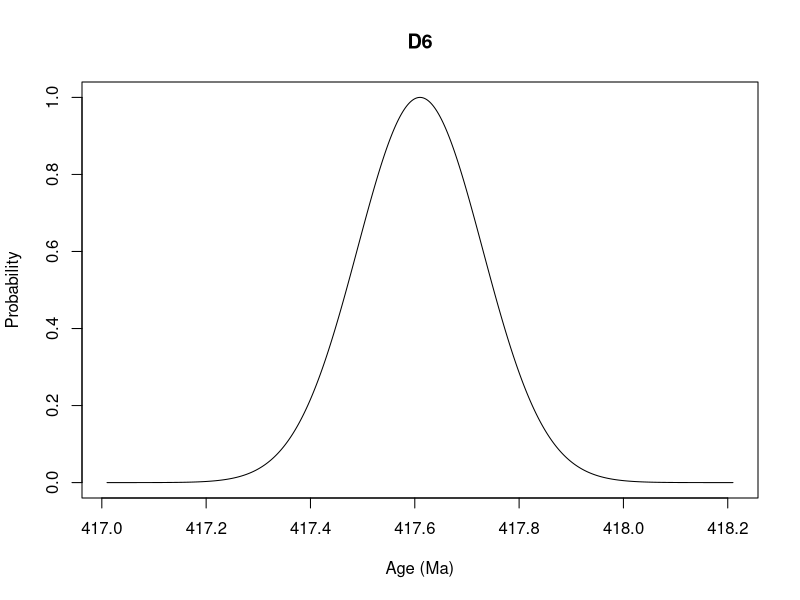
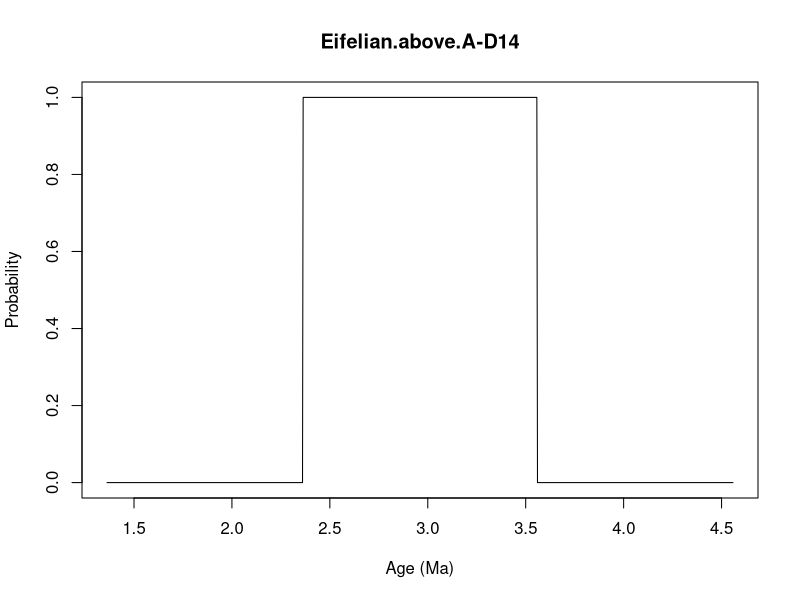
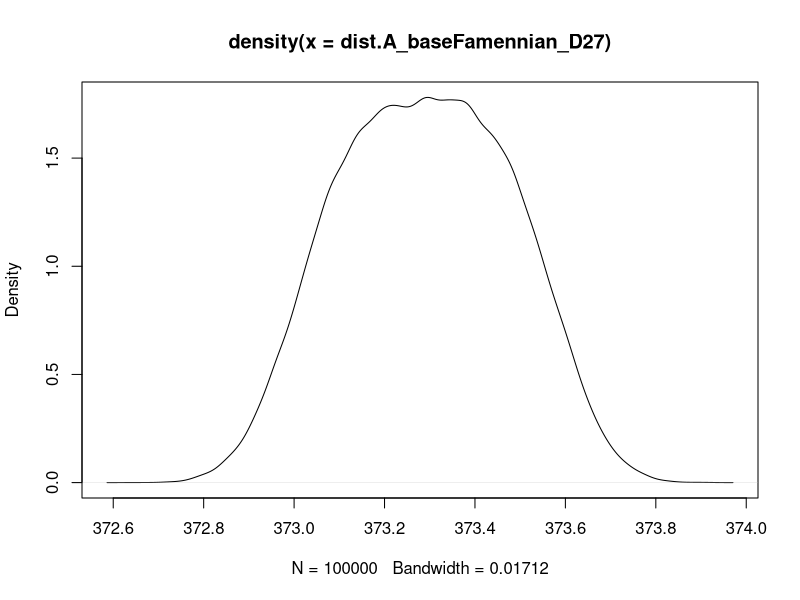
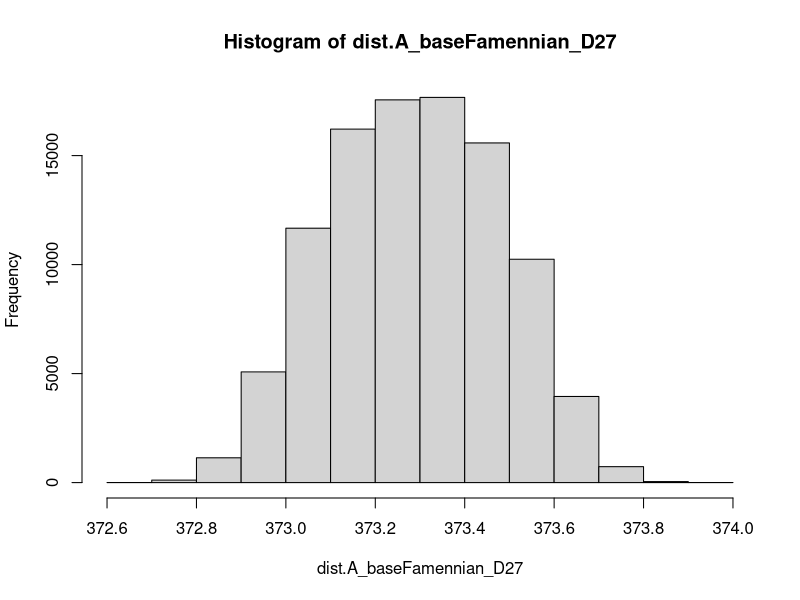
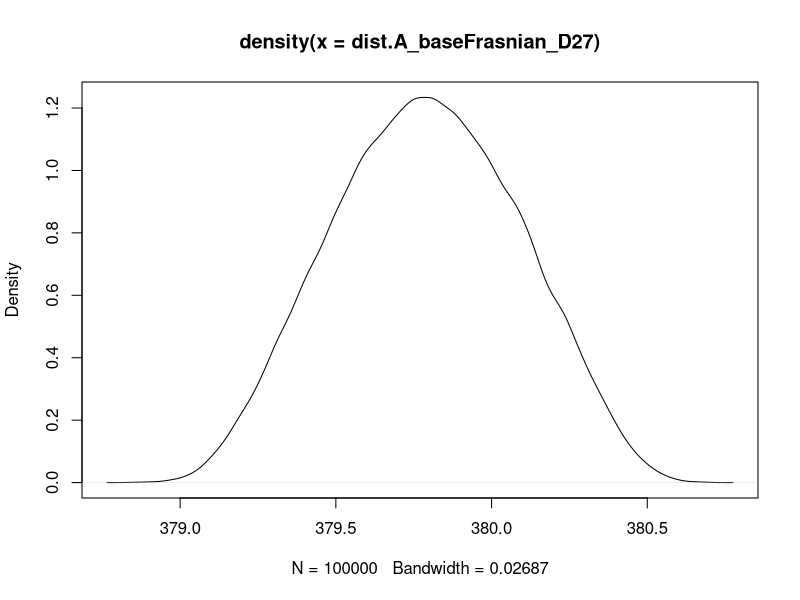
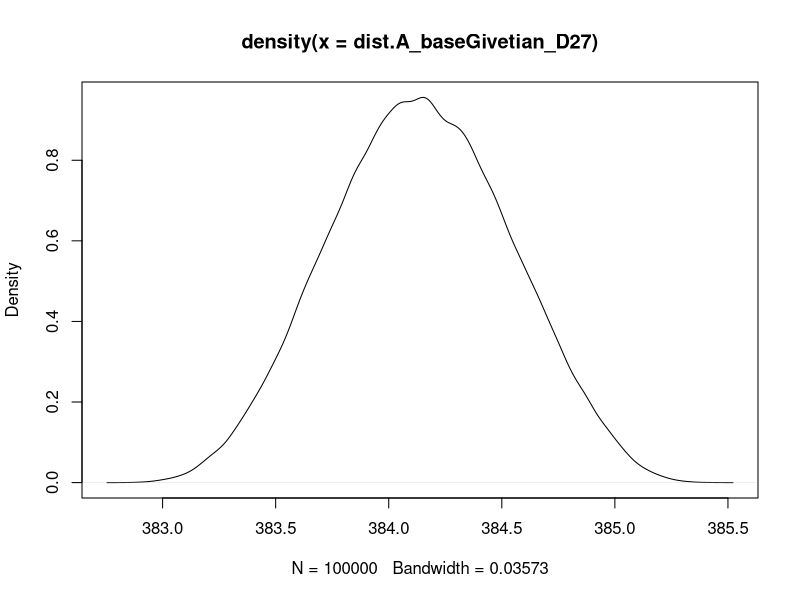
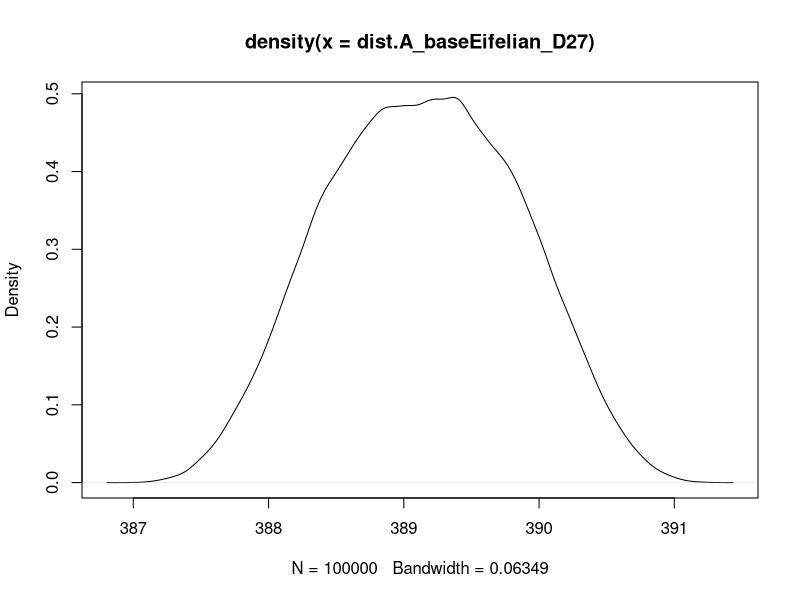
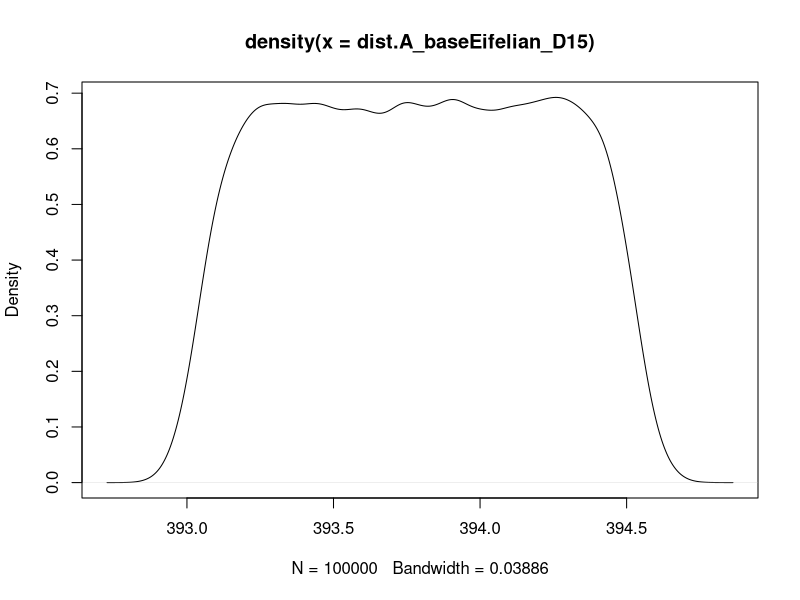

Write the R code that produced these figures, in order.
# This script calculates ages and propagates uncertainty for floating 
# astrochronology Stage durations.

# Updated 2020.08.14 CH

## SETUP -----------------------------------------------------------------------

# Clear all from workspace/environment.
# rm(list = ls())  # Uncomment if needed

# Import data frames.
  # Import data frame of ages and uncertainties of anchor points.
  DF.ast.anchors <- read.csv("DF.ast.anchors.csv", 
                             header = TRUE)
  # Import data frame of durations and uncertainties of Stages and parts of 
  # Stages.
  DF.ast.dur <- read.csv("DF.ast.dur.csv", 
                         header = TRUE)
  # Import data frame to hold results of the astrochronology propagation done in
  # this script.
  DF.ast <- read.csv("DF.ast.csv", 
                     header = TRUE)

# Indicate which of the conodont scales (Kaufmann, Becker 2012, Becker 2020) to
# use for this iteration of running the script below.
  # KAUFMANN SCALE
    scale <- "Kaufmann"
    # Set where to store extrapolation results in DF.ast.
    age.col <- 2
    age.uncert.col <- 3
  # BECKER 2012 SCALE
    # scale <- "Becker 2012"
    # # Set where to store extrapolation results in DF.ast.
    # age.col <- 4
    # age.uncert.col <- 5
  # BECKER 2020 SCALE
    # scale <- "Becker 2020"
    # # Set where to store extrapolation results in DF.ast.
    # age.col <- 6
    # age.uncert.col <- 7
  
  
## PLOTTING TEMPLATES ----------------------------------------------------------

# Plot anchoring age distribution (Gaussian).
  # Set the anchoring age to plot.
  anchor <- "D6"
  # Create a sequence of x values.
  x.G <- seq(DF.ast.anchors[which(DF.ast.anchors$anchor == anchor), 
                            colnames(DF.ast.anchors) == "age"] -
               (5 * DF.ast.anchors[which(DF.ast.anchors$anchor == anchor), 
                                colnames(DF.ast.anchors) == "age.uncertainty"]),
             DF.ast.anchors[which(DF.ast.anchors$anchor == anchor), 
                            colnames(DF.ast.anchors) == "age"] +
               (5 * DF.ast.anchors[which(DF.ast.anchors$anchor == anchor), 
                                colnames(DF.ast.anchors) == "age.uncertainty"]),
             length = 1000)
  # Calculate y values based on age and uncertainty.
  y.G <- dnorm(x.G, 
               DF.ast.anchors[which(DF.ast.anchors$anchor == anchor), 
                              colnames(DF.ast.anchors) == "age"],
               DF.ast.anchors[which(DF.ast.anchors$anchor == anchor), 
                              colnames(DF.ast.anchors) == "age.uncertainty"])
  # Make plot of age distribution.
  plot(x.G, y.G / max(y.G), 
       type = "l", main = anchor, xlab = "Age (Ma)", ylab = "Probability")
  
# Plot an astrochronology duration distribution (uniform).
  # Set the Stage duration to plot.
  stage <- "Eifelian.above.A-D14"
  # Create a squence of x values.
  x.U <- seq((DF.ast.dur[which(DF.ast.dur$stage == stage), 
                         colnames(DF.ast.dur) == "duration"] - 
                DF.ast.dur[which(DF.ast.dur$stage == stage), 
                           colnames(DF.ast.dur) == "dur.uncertainty"] - 1), 
             (DF.ast.dur[which(DF.ast.dur$stage == stage), 
                         colnames(DF.ast.dur) == "duration"] + 
                DF.ast.dur[which(DF.ast.dur$stage == stage), 
                           colnames(DF.ast.dur) == "dur.uncertainty"] + 1), 
             length = 1000)
  y.U <- dunif(x.U, 
               DF.ast.dur[which(DF.ast.dur$stage == stage), 
                          colnames(DF.ast.dur) == "duration"] - 
                 DF.ast.dur[which(DF.ast.dur$stage == stage), 
                            colnames(DF.ast.dur) == "dur.uncertainty"], 
               DF.ast.dur[which(DF.ast.dur$stage == stage), 
                          colnames(DF.ast.dur) == "duration"] + 
                 DF.ast.dur[which(DF.ast.dur$stage == stage), 
                            colnames(DF.ast.dur) == "dur.uncertainty"])
  # Make plot of age distribution.
  plot(x.U, y.U / max(y.U), 
       type = "l", main = stage, xlab = "Age (Ma)", ylab = "Probability")
  

## ANCHOR: D27 -----------------------------------------------------------------
# NOTE: The ages for the Stage boundaries based on anchors D27, D15, and D14 are 
# the same for the three scales (Kaufmann, Becker 2012, Becker 2020).
  
# Using D27 as an anchor, determine the age and uncertainty of the next Stage
# boundary down in depth. Sample a Gaussian distribution for the anchoring age
# and a uniform distribution for the astrochronology duration n times to get a
# new distribution representing the age of the Stage boundary of interest. 
# Use the mean and two standard deviation value to represent the age of that
# distribution (assumes a Gaussian distribution).
  
# Set the number of times to randomly sample each distribution.
  n <- 100000  
  
# Set the anchor point and Stage.
  anchor <- "D27"
  stage <- "Famennian"
  
# Create a new distribution for the base of the Famennian.
  # Sample the distribution for D27. Divide age.uncertainty by 2 to get 1 sigma.
  dist.A_baseFamennian_D27 <- rnorm(n, 
    DF.ast.anchors[which(DF.ast.anchors$anchor == anchor), 
                   colnames(DF.ast.anchors) == "age"], 
    DF.ast.anchors[which(DF.ast.anchors$anchor == anchor), 
                   colnames(DF.ast.anchors) == "age.uncertainty"] / 2) + 
    # Sample the distribution of the Famennian duration.
    runif(n, 
          DF.ast.dur[which(DF.ast.dur$stage == stage), 
                     colnames(DF.ast.dur) == "duration"] - 
            DF.ast.dur[which(DF.ast.dur$stage == stage), 
                       colnames(DF.ast.dur) == "dur.uncertainty"], 
          DF.ast.dur[which(DF.ast.dur$stage == stage), 
                     colnames(DF.ast.dur) == "duration"] +
            DF.ast.dur[which(DF.ast.dur$stage == stage), 
                       colnames(DF.ast.dur) == "dur.uncertainty"]) 
# Make a density plot of the new distribution.
  plot(density(dist.A_baseFamennian_D27))
# Make a histogram of the new distribution.
  hist(dist.A_baseFamennian_D27)
# Save results.
  # Calculate the mean of the new distribution to use as the new age for 
  # the base of the Famennian.
  DF.ast[which(DF.ast$ID == "A-baseFamennian-D27"), c(2, 4, 6)] <- 
    mean(dist.A_baseFamennian_D27)
  # Calculate the standard deviation of the new distribution and multiply it by
  # 2 to use as the 2-sigma uncertainty for this distribution.
  DF.ast[which(DF.ast$ID == "A-baseFamennian-D27"), c(3, 5, 7)] <- 
    sd(dist.A_baseFamennian_D27) * 2
  
# Create a new distribution for the base of the Frasnian.
  stage <- "Frasnian"
  # Sample dist.A_baseFamennian_D27 and the duration of the Frasnian.
  dist.A_baseFrasnian_D27 <- sample(dist.A_baseFamennian_D27,
                                    size = n,
                                    replace = TRUE,
                                    prob = dist.A_baseFamennian_D27) +
    runif(n, 
          DF.ast.dur[which(DF.ast.dur$stage == stage), 
                     colnames(DF.ast.dur) == "duration"] - 
            DF.ast.dur[which(DF.ast.dur$stage == stage), 
                       colnames(DF.ast.dur) == "dur.uncertainty"], 
          DF.ast.dur[which(DF.ast.dur$stage == stage), 
                     colnames(DF.ast.dur) == "duration"] +
            DF.ast.dur[which(DF.ast.dur$stage == stage), 
                       colnames(DF.ast.dur) == "dur.uncertainty"]) 
  # Plot results.
  plot(density(dist.A_baseFrasnian_D27))
  # Save results.
  DF.ast[which(DF.ast$ID == "A-baseFrasnian-D27"), c(2, 4, 6)] <- 
    mean(dist.A_baseFrasnian_D27)  # mean
  DF.ast[which(DF.ast$ID == "A-baseFrasnian-D27"), c(3, 5, 7)] <- 
    sd(dist.A_baseFrasnian_D27) * 2  # 2 sigma
  
# Create a new distribution for the base of the Givetian.
  stage <- "Givetian"
  # Sample dist.A_baseFrasnian_D27 and the duration of the Givetian.
  dist.A_baseGivetian_D27 <- sample(dist.A_baseFrasnian_D27,
                                    size = n,
                                    replace = TRUE,
                                    prob = dist.A_baseFrasnian_D27) +
    runif(n, 
          DF.ast.dur[which(DF.ast.dur$stage == stage), 
                     colnames(DF.ast.dur) == "duration"] - 
            DF.ast.dur[which(DF.ast.dur$stage == stage), 
                       colnames(DF.ast.dur) == "dur.uncertainty"], 
          DF.ast.dur[which(DF.ast.dur$stage == stage), 
                     colnames(DF.ast.dur) == "duration"] +
            DF.ast.dur[which(DF.ast.dur$stage == stage), 
                       colnames(DF.ast.dur) == "dur.uncertainty"]) 
  # Plot results.
  plot(density(dist.A_baseGivetian_D27))
  # Save results.
  DF.ast[which(DF.ast$ID == "A-baseGivetian-D27"), c(2, 4, 6)] <- 
    mean(dist.A_baseGivetian_D27)  # mean
  DF.ast[which(DF.ast$ID == "A-baseGivetian-D27"), c(3, 5, 7)] <- 
    sd(dist.A_baseGivetian_D27) * 2  # 2 sigma
  
# Create a new distribution for the base of the Eifelian.
  stage <- "Eifelian"
  # Sample dist.A_baseGivetian_D27 and the duration of the Eifelian.
  dist.A_baseEifelian_D27 <- sample(dist.A_baseGivetian_D27,
                                    size = n,
                                    replace = TRUE,
                                    prob = dist.A_baseGivetian_D27) +
    runif(n, 
          DF.ast.dur[which(DF.ast.dur$stage == stage), 
                     colnames(DF.ast.dur) == "duration"] - 
            DF.ast.dur[which(DF.ast.dur$stage == stage), 
                       colnames(DF.ast.dur) == "dur.uncertainty"], 
          DF.ast.dur[which(DF.ast.dur$stage == stage), 
                     colnames(DF.ast.dur) == "duration"] +
            DF.ast.dur[which(DF.ast.dur$stage == stage), 
                       colnames(DF.ast.dur) == "dur.uncertainty"]) 
  # Plot results.
  plot(density(dist.A_baseEifelian_D27))
  # Save results.
  DF.ast[which(DF.ast$ID == "A-baseEifelian-D27"), c(2, 4, 6)] <- 
    mean(dist.A_baseEifelian_D27)  # mean
  DF.ast[which(DF.ast$ID == "A-baseEifelian-D27"), c(3, 5, 7)] <- 
    sd(dist.A_baseEifelian_D27) * 2  # 2 sigma
  
  
## ANCHOR: D15 -----------------------------------------------------------------
# NOTE: The ages for the Stage boundaries based on anchors D27, D15, and D14 are 
# the same for the three scales (Kaufmann, Becker 2012, Becker 2020).
  
# Using D15 as an anchor, determine the age and uncertainty of the Stage 
# boundaries.

# Set the anchor point.
  anchor <- "D15"
  
# Set the age and uncertainty of A-D15 to be the same as D15.
  DF.ast[which(DF.ast$ID == "A-D15"), c(2, 4, 6)] <- 
    DF.ast.anchors[which(DF.ast.anchors$anchor == "D15"), 2]
  DF.ast[which(DF.ast$ID == "A-D15"), c(3, 5, 7)] <- 
    DF.ast.anchors[which(DF.ast.anchors$anchor == "D15"), 3] 
  
# Create a new distribution for the base of the Eifelian.
  # Set the Stage.
  stage <- "Eifelian.below.A-D15"
  # Sample the distribution for A-D15. Divide age.uncertainty by 2 to get 1 
  # sigma.
  dist.A_baseEifelian_D15 <- rnorm(n,
    DF.ast.anchors[which(DF.ast.anchors$anchor == anchor), 
                   colnames(DF.ast.anchors) == "age"], 
    DF.ast.anchors[which(DF.ast.anchors$anchor == anchor), 
                   colnames(DF.ast.anchors) == "age.uncertainty"] / 2) + 
    # Sample the distribution of the Eifelian duration below A-D15.
    runif(n, 
          DF.ast.dur[which(DF.ast.dur$stage == stage), 
                     colnames(DF.ast.dur) == "duration"] - 
            DF.ast.dur[which(DF.ast.dur$stage == stage), 
                       colnames(DF.ast.dur) == "dur.uncertainty"], 
          DF.ast.dur[which(DF.ast.dur$stage == stage), 
                     colnames(DF.ast.dur) == "duration"] +
            DF.ast.dur[which(DF.ast.dur$stage == stage), 
                       colnames(DF.ast.dur) == "dur.uncertainty"]) 
  # Make a density plot of the new distribution.
  plot(density(dist.A_baseEifelian_D15))
  # Save results.
  DF.ast[which(DF.ast$ID == "A-baseEifelian-D15"), c(2, 4, 6)] <- 
    mean(dist.A_baseEifelian_D15)
  DF.ast[which(DF.ast$ID == "A-baseEifelian-D15"), c(3, 5, 7)] <- 
    sd(dist.A_baseEifelian_D15) * 2
 
# Create a new distribution for the base of the Givetian.
  stage <- "Eifelian.above.A-D15"
  # Sample the distribution for A-D15. Divide age.uncertainty by 2 to get 1 
  # sigma.
  dist.A_baseGivetian_D15 <- rnorm(n, 
    DF.ast.anchors[which(DF.ast.anchors$anchor == anchor), 
                   colnames(DF.ast.anchors) == "age"], 
    DF.ast.anchors[which(DF.ast.anchors$anchor == anchor), 
                   colnames(DF.ast.anchors) == "age.uncertainty"] / 2) - 
    # Sample the distribution of the Eifelian duration below A-D15.
    runif(n, 
          DF.ast.dur[which(DF.ast.dur$stage == stage), 
                     colnames(DF.ast.dur) == "duration"] - 
            DF.ast.dur[which(DF.ast.dur$stage == stage), 
                       colnames(DF.ast.dur) == "dur.uncertainty"], 
          DF.ast.dur[which(DF.ast.dur$stage == stage), 
                     colnames(DF.ast.dur) == "duration"] +
            DF.ast.dur[which(DF.ast.dur$stage == stage), 
                       colnames(DF.ast.dur) == "dur.uncertainty"]) 
  # Make a density plot of the new distribution.
  plot(density(dist.A_baseGivetian_D15))
  # Save results.
  DF.ast[which(DF.ast$ID == "A-baseGivetian-D15"), c(2, 4, 6)] <- 
    mean(dist.A_baseGivetian_D15)
  DF.ast[which(DF.ast$ID == "A-baseGivetian-D15"), c(3, 5, 7)] <- 
    sd(dist.A_baseGivetian_D15) * 2
  
# Sample dist.A_baseGivetian_D15 and the duration of the Givetian to get an age
# for the base of the Frasnian.
  stage <- "Givetian"
  dist.A_baseFrasnian_D15 <- sample(dist.A_baseGivetian_D15,
                                    size = n,
                                    replace = TRUE,
                                    prob = dist.A_baseGivetian_D15) -
    runif(n, 
          DF.ast.dur[which(DF.ast.dur$stage == stage), 
                     colnames(DF.ast.dur) == "duration"] - 
            DF.ast.dur[which(DF.ast.dur$stage == stage), 
                       colnames(DF.ast.dur) == "dur.uncertainty"], 
          DF.ast.dur[which(DF.ast.dur$stage == stage), 
                     colnames(DF.ast.dur) == "duration"] +
            DF.ast.dur[which(DF.ast.dur$stage == stage), 
                       colnames(DF.ast.dur) == "dur.uncertainty"]) 
  # Plot results.
  plot(density(dist.A_baseFrasnian_D15))
  # Save results.
  DF.ast[which(DF.ast$ID == "A-baseFrasnian-D15"), c(2, 4, 6)] <- 
    mean(dist.A_baseFrasnian_D15)  # mean
  DF.ast[which(DF.ast$ID == "A-baseFrasnian-D15"), c(3, 5, 7)] <- 
    sd(dist.A_baseFrasnian_D15) * 2  # 2 sigma

# Sample dist.A_baseFrasnian_D15 and the duration of the Frasnian to get an age
  # for the base of the Frasnian.
  stage <- "Frasnian"
  dist.A_baseFamennian_D15 <- sample(dist.A_baseFrasnian_D15,
                                    size = n,
                                    replace = TRUE,
                                    prob = dist.A_baseFrasnian_D15) -
    runif(n, 
          DF.ast.dur[which(DF.ast.dur$stage == stage), 
                     colnames(DF.ast.dur) == "duration"] - 
            DF.ast.dur[which(DF.ast.dur$stage == stage), 
                       colnames(DF.ast.dur) == "dur.uncertainty"], 
          DF.ast.dur[which(DF.ast.dur$stage == stage), 
                     colnames(DF.ast.dur) == "duration"] +
            DF.ast.dur[which(DF.ast.dur$stage == stage), 
                       colnames(DF.ast.dur) == "dur.uncertainty"]) 
  # Plot results.
  plot(density(dist.A_baseFamennian_D15))
  # Save results.
  DF.ast[which(DF.ast$ID == "A-baseFamennian-D15"), c(2, 4, 6)] <- 
    mean(dist.A_baseFamennian_D15)  # mean
  DF.ast[which(DF.ast$ID == "A-baseFamennian-D15"), c(3, 5, 7)] <- 
    sd(dist.A_baseFamennian_D15) * 2  # 2 sigma
  
# Sample dist.A_baseFamennian_D15 and the duration of the Famennian to get an 
# age for the base of the Carboniferous.
  stage <- "Famennian"
  dist.A_baseCarboniferous_D15 <- sample(dist.A_baseFamennian_D15,
                                     size = n,
                                     replace = TRUE,
                                     prob = dist.A_baseFamennian_D15) -
    runif(n, 
          DF.ast.dur[which(DF.ast.dur$stage == stage), 
                     colnames(DF.ast.dur) == "duration"] - 
            DF.ast.dur[which(DF.ast.dur$stage == stage), 
                       colnames(DF.ast.dur) == "dur.uncertainty"], 
          DF.ast.dur[which(DF.ast.dur$stage == stage), 
                     colnames(DF.ast.dur) == "duration"] +
            DF.ast.dur[which(DF.ast.dur$stage == stage), 
                       colnames(DF.ast.dur) == "dur.uncertainty"]) 
  # Plot results.
  plot(density(dist.A_baseCarboniferous_D15))
  # Save results.
  DF.ast[which(DF.ast$ID == "A-baseCarboniferous-D15"), c(2, 4, 6)] <- 
    mean(dist.A_baseCarboniferous_D15)  # mean
  DF.ast[which(DF.ast$ID == "A-baseCarboniferous-D15"), c(3, 5, 7)] <- 
    sd(dist.A_baseCarboniferous_D15) * 2  # 2 sigma
 
  
## ANCHOR: D14 -----------------------------------------------------------------
# NOTE: The ages for the Stage boundaries based on anchors D27, D15, and D14 are 
# the same for the three scales (Kaufmann, Becker 2012, Becker 2020).
  
# Using D14 as an anchor, determine the age and uncertainty of the Stage 
# boundaries.
  
# Set the anchor point.
  anchor <- "D14"
  
# Set the age and uncertainty of A-D14 to be the same as D14.
  DF.ast[which(DF.ast$ID == "A-D14"), c(2, 4, 6)] <- 
    DF.ast.anchors[which(DF.ast.anchors$anchor == "D14"), 2]
  DF.ast[which(DF.ast$ID == "A-D14"), c(3, 5, 7)] <- 
    DF.ast.anchors[which(DF.ast.anchors$anchor == "D14"), 3] 
  
# Create a new distribution for the base of the Eifelian.
  # Set the Stage.
  stage <- "Eifelian.below.A-D14"
  # Sample the distribution for A-D14. Divide age.uncertainty by 2 to get 1 
  # sigma.
  dist.A_baseEifelian_D14 <- rnorm(n,
    DF.ast.anchors[which(DF.ast.anchors$anchor == anchor), 
                   colnames(DF.ast.anchors) == "age"], 
    DF.ast.anchors[which(DF.ast.anchors$anchor == anchor), 
                   colnames(DF.ast.anchors) == "age.uncertainty"] / 2) + 
    # Sample the distribution of the Eifelian duration below A-D14.
    runif(n, 
          DF.ast.dur[which(DF.ast.dur$stage == stage), 
                     colnames(DF.ast.dur) == "duration"] - 
            DF.ast.dur[which(DF.ast.dur$stage == stage), 
                       colnames(DF.ast.dur) == "dur.uncertainty"], 
          DF.ast.dur[which(DF.ast.dur$stage == stage), 
                     colnames(DF.ast.dur) == "duration"] +
            DF.ast.dur[which(DF.ast.dur$stage == stage), 
                       colnames(DF.ast.dur) == "dur.uncertainty"]) 
  # Make a density plot of the new distribution.
  plot(density(dist.A_baseEifelian_D14))
  # Save results.
  DF.ast[which(DF.ast$ID == "A-baseEifelian-D14"), c(2, 4, 6)] <- 
    mean(dist.A_baseEifelian_D14)
  DF.ast[which(DF.ast$ID == "A-baseEifelian-D14"), c(3, 5, 7)] <- 
    sd(dist.A_baseEifelian_D14) * 2
  
# Create a new distribution for the base of the Givetian.
  stage <- "Eifelian.above.A-D14"
  # Sample the distribution for A-D14. Divide age.uncertainty by 2 to get 1 
  # sigma.
  dist.A_baseGivetian_D14 <- rnorm(n, 
    DF.ast.anchors[which(DF.ast.anchors$anchor == anchor), 
                   colnames(DF.ast.anchors) == "age"], 
    DF.ast.anchors[which(DF.ast.anchors$anchor == anchor), 
                   colnames(DF.ast.anchors) == "age.uncertainty"] / 2) - 
    # Sample the distribution of the Eifelian duration below A-D14.
    runif(n, 
          DF.ast.dur[which(DF.ast.dur$stage == stage), 
                     colnames(DF.ast.dur) == "duration"] - 
            DF.ast.dur[which(DF.ast.dur$stage == stage), 
                       colnames(DF.ast.dur) == "dur.uncertainty"], 
          DF.ast.dur[which(DF.ast.dur$stage == stage), 
                     colnames(DF.ast.dur) == "duration"] +
            DF.ast.dur[which(DF.ast.dur$stage == stage), 
                       colnames(DF.ast.dur) == "dur.uncertainty"]) 
  # Make a density plot of the new distribution.
  plot(density(dist.A_baseGivetian_D14))
  # Save results.
  DF.ast[which(DF.ast$ID == "A-baseGivetian-D14"), c(2, 4, 6)] <- 
    mean(dist.A_baseGivetian_D14)
  DF.ast[which(DF.ast$ID == "A-baseGivetian-D14"), c(3, 5, 7)] <- 
    sd(dist.A_baseGivetian_D14) * 2
  
# Sample dist.A_baseGivetian_D14 and the duration of the Givetian to get an age
# for the base of the Frasnian.
  stage <- "Givetian"
  dist.A_baseFrasnian_D14 <- sample(dist.A_baseGivetian_D14,
                                    size = n,
                                    replace = TRUE,
                                    prob = dist.A_baseGivetian_D14) -
    runif(n, 
          DF.ast.dur[which(DF.ast.dur$stage == stage), 
                     colnames(DF.ast.dur) == "duration"] - 
            DF.ast.dur[which(DF.ast.dur$stage == stage), 
                       colnames(DF.ast.dur) == "dur.uncertainty"], 
          DF.ast.dur[which(DF.ast.dur$stage == stage), 
                     colnames(DF.ast.dur) == "duration"] +
            DF.ast.dur[which(DF.ast.dur$stage == stage), 
                       colnames(DF.ast.dur) == "dur.uncertainty"]) 
  # Plot results.
  plot(density(dist.A_baseFrasnian_D14))
  # Save results.
  DF.ast[which(DF.ast$ID == "A-baseFrasnian-D14"), c(2, 4, 6)] <- 
    mean(dist.A_baseFrasnian_D14)  # mean
  DF.ast[which(DF.ast$ID == "A-baseFrasnian-D14"), c(3, 5, 7)] <- 
    sd(dist.A_baseFrasnian_D14) * 2  # 2 sigma
  
# Sample dist.A_baseFrasnian_D14 and the duration of the Frasnian to get an age
# for the base of the Frasnian.
  stage <- "Frasnian"
  dist.A_baseFamennian_D14 <- sample(dist.A_baseFrasnian_D14,
                                     size = n,
                                     replace = TRUE,
                                     prob = dist.A_baseFrasnian_D14) -
    runif(n, 
          DF.ast.dur[which(DF.ast.dur$stage == stage), 
                     colnames(DF.ast.dur) == "duration"] - 
            DF.ast.dur[which(DF.ast.dur$stage == stage), 
                       colnames(DF.ast.dur) == "dur.uncertainty"], 
          DF.ast.dur[which(DF.ast.dur$stage == stage), 
                     colnames(DF.ast.dur) == "duration"] +
            DF.ast.dur[which(DF.ast.dur$stage == stage), 
                       colnames(DF.ast.dur) == "dur.uncertainty"]) 
  # Plot results.
  plot(density(dist.A_baseFamennian_D14))
  # Save results.
  DF.ast[which(DF.ast$ID == "A-baseFamennian-D14"), c(2, 4, 6)] <- 
    mean(dist.A_baseFamennian_D14)  # mean
  DF.ast[which(DF.ast$ID == "A-baseFamennian-D14"), c(3, 5, 7)] <- 
    sd(dist.A_baseFamennian_D14) * 2  # 2 sigma
  
# Sample dist.A_baseFamennian_D14 and the duration of the Famennian to get an 
# age for the base of the Carboniferous.
  stage <- "Famennian"
  dist.A_baseCarboniferous_D14 <- sample(dist.A_baseFamennian_D14,
                                         size = n,
                                         replace = TRUE,
                                         prob = dist.A_baseFamennian_D14) -
    runif(n, 
          DF.ast.dur[which(DF.ast.dur$stage == stage), 
                     colnames(DF.ast.dur) == "duration"] - 
            DF.ast.dur[which(DF.ast.dur$stage == stage), 
                       colnames(DF.ast.dur) == "dur.uncertainty"], 
          DF.ast.dur[which(DF.ast.dur$stage == stage), 
                     colnames(DF.ast.dur) == "duration"] +
            DF.ast.dur[which(DF.ast.dur$stage == stage), 
                       colnames(DF.ast.dur) == "dur.uncertainty"]) 
  # Plot results.
  plot(density(dist.A_baseCarboniferous_D14))
  # Save results.
  DF.ast[which(DF.ast$ID == "A-baseCarboniferous-D14"), c(2, 4, 6)] <- 
    mean(dist.A_baseCarboniferous_D14)  # mean
  DF.ast[which(DF.ast$ID == "A-baseCarboniferous-D14"), c(3, 5, 7)] <- 
    sd(dist.A_baseCarboniferous_D14) * 2  # 2 sigma
  
  
## ANCHOR: D6, KAUFMANN ---------------------------------------------------------
  
# Using D6 as an anchor, determine the age and uncertainty of the Kaufmann  
# Stage boundaries.
  
# Set the anchor point.
  anchor <- "D6"

# Create a new distribution for the base of the Lochkovian.
  # Set the Stage.
  stage <- "Lochkovian.below.D5D6.K"
  # Sample the distribution for D6. Divide age.uncertainty by 2 to get 1 
  # sigma.
  dist.A_baseLochkovian_D6_K <- rnorm(n,
    DF.ast.anchors[which(DF.ast.anchors$anchor == anchor), 
                   colnames(DF.ast.anchors) == "age"], 
    DF.ast.anchors[which(DF.ast.anchors$anchor == anchor), 
                   colnames(DF.ast.anchors) == "age.uncertainty"] / 2) + 
    # Sample the distribution of the Lochkovian duration below D6.
    runif(n, 
          DF.ast.dur[which(DF.ast.dur$stage == stage), 
                     colnames(DF.ast.dur) == "duration"] - 
            DF.ast.dur[which(DF.ast.dur$stage == stage), 
                       colnames(DF.ast.dur) == "dur.uncertainty"], 
          DF.ast.dur[which(DF.ast.dur$stage == stage), 
                     colnames(DF.ast.dur) == "duration"] +
            DF.ast.dur[which(DF.ast.dur$stage == stage), 
                       colnames(DF.ast.dur) == "dur.uncertainty"]) 
  # Make a density plot of the new distribution.
  plot(density(dist.A_baseLochkovian_D6_K))
  # Save results.
  DF.ast[which(DF.ast$ID == "A-baseLochkovian-D6"), 2] <- 
    mean(dist.A_baseLochkovian_D6_K)
  DF.ast[which(DF.ast$ID == "A-baseLochkovian-D6"), 3] <- 
    sd(dist.A_baseLochkovian_D6_K) * 2
  
# Create a new distribution for the base of the Pragian.
  stage <- "Lochkovian.above.D5D6.K"
  # Sample the distribution for D6. Divide age.uncertainty by 2 to get 1 
  # sigma.
  dist.A_basePragian_D6_K <- rnorm(n, 
    DF.ast.anchors[which(DF.ast.anchors$anchor == anchor), 
                   colnames(DF.ast.anchors) == "age"], 
    DF.ast.anchors[which(DF.ast.anchors$anchor == anchor), 
                   colnames(DF.ast.anchors) == "age.uncertainty"] / 2) - 
    # Sample the distribution of the Pragian duration above D6.
    runif(n, 
          DF.ast.dur[which(DF.ast.dur$stage == stage), 
                     colnames(DF.ast.dur) == "duration"] - 
            DF.ast.dur[which(DF.ast.dur$stage == stage), 
                       colnames(DF.ast.dur) == "dur.uncertainty"], 
          DF.ast.dur[which(DF.ast.dur$stage == stage), 
                     colnames(DF.ast.dur) == "duration"] +
            DF.ast.dur[which(DF.ast.dur$stage == stage), 
                       colnames(DF.ast.dur) == "dur.uncertainty"]) 
  # Make a density plot of the new distribution.
  plot(density(dist.A_basePragian_D6_K))
  # Save results.
  DF.ast[which(DF.ast$ID == "A-basePragian-D6"), 2] <- 
    mean(dist.A_basePragian_D6_K)
  DF.ast[which(DF.ast$ID == "A-basePragian-D6"), 3] <- 
    sd(dist.A_basePragian_D6_K) * 2
  
# Sample dist.A_basePragian_D6_K and the duration of the Pragian to get an age
  # for the base of the Emsian
  stage <- "Pragian"
  dist.A_baseEmsian_D6_K <- sample(dist.A_basePragian_D6_K,
                                 size = n,
                                 replace = TRUE,
                                 prob = dist.A_basePragian_D6_K) -
    runif(n, 
          DF.ast.dur[which(DF.ast.dur$stage == stage), 
                     colnames(DF.ast.dur) == "duration"] - 
            DF.ast.dur[which(DF.ast.dur$stage == stage), 
                       colnames(DF.ast.dur) == "dur.uncertainty"], 
          DF.ast.dur[which(DF.ast.dur$stage == stage), 
                     colnames(DF.ast.dur) == "duration"] +
            DF.ast.dur[which(DF.ast.dur$stage == stage), 
                       colnames(DF.ast.dur) == "dur.uncertainty"]) 
  # Plot results.
  plot(density(dist.A_baseEmsian_D6_K))
  # Save results.
  DF.ast[which(DF.ast$ID == "A-baseEmsian-D6"), 2] <- 
    mean(dist.A_baseEmsian_D6_K)  # mean
  DF.ast[which(DF.ast$ID == "A-baseEmsian-D6"), 3] <- 
    sd(dist.A_baseEmsian_D6_K) * 2  # 2 sigma
  
  
## ANCHOR: D5, KAUFMANN ---------------------------------------------------------

# Using D5 as an anchor, determine the age and uncertainty of the Kaufmann  
# Stage boundaries.
  
# Set the anchor point.
  anchor <- "D5"
  
# Create a new distribution for the base of the Lochkovian.
  # Set the Stage.
  stage <- "Lochkovian.below.D5D6.K"
  # Sample the distribution for D5. Divide age.uncertainty by 2 to get 1 
  # sigma.
  dist.A_baseLochkovian_D5_K <- rnorm(n,
    DF.ast.anchors[which(DF.ast.anchors$anchor == anchor), 
                   colnames(DF.ast.anchors) == "age"], 
    DF.ast.anchors[which(DF.ast.anchors$anchor == anchor), 
                   colnames(DF.ast.anchors) == "age.uncertainty"] / 2) + 
    # Sample the distribution of the Lochkovian duration below D5.
    runif(n, 
          DF.ast.dur[which(DF.ast.dur$stage == stage), 
                     colnames(DF.ast.dur) == "duration"] - 
            DF.ast.dur[which(DF.ast.dur$stage == stage), 
                       colnames(DF.ast.dur) == "dur.uncertainty"], 
          DF.ast.dur[which(DF.ast.dur$stage == stage), 
                     colnames(DF.ast.dur) == "duration"] +
            DF.ast.dur[which(DF.ast.dur$stage == stage), 
                       colnames(DF.ast.dur) == "dur.uncertainty"]) 
  # Make a density plot of the new distribution.
  plot(density(dist.A_baseLochkovian_D5_K))
  # Save results.
  DF.ast[which(DF.ast$ID == "A-baseLochkovian-D5"), 2] <- 
    mean(dist.A_baseLochkovian_D5_K)
  DF.ast[which(DF.ast$ID == "A-baseLochkovian-D5"), 3] <- 
    sd(dist.A_baseLochkovian_D5_K) * 2
  
  # Create a new distribution for the base of the Pragian.
  stage <- "Lochkovian.above.D5D6.K"
  # Sample the distribution for D5. Divide age.uncertainty by 2 to get 1 
  # sigma.
  dist.A_basePragian_D5_K <- rnorm(n, 
    DF.ast.anchors[which(DF.ast.anchors$anchor == anchor), 
                   colnames(DF.ast.anchors) == "age"], 
    DF.ast.anchors[which(DF.ast.anchors$anchor == anchor), 
                   colnames(DF.ast.anchors) == "age.uncertainty"] / 2) - 
    # Sample the distribution of the Pragian duration above D5.
    runif(n, 
          DF.ast.dur[which(DF.ast.dur$stage == stage), 
                     colnames(DF.ast.dur) == "duration"] - 
            DF.ast.dur[which(DF.ast.dur$stage == stage), 
                       colnames(DF.ast.dur) == "dur.uncertainty"], 
          DF.ast.dur[which(DF.ast.dur$stage == stage), 
                     colnames(DF.ast.dur) == "duration"] +
            DF.ast.dur[which(DF.ast.dur$stage == stage), 
                       colnames(DF.ast.dur) == "dur.uncertainty"]) 
  # Make a density plot of the new distribution.
  plot(density(dist.A_basePragian_D5_K))
  # Save results.
  DF.ast[which(DF.ast$ID == "A-basePragian-D5"), 2] <- 
    mean(dist.A_basePragian_D5_K)
  DF.ast[which(DF.ast$ID == "A-basePragian-D5"), 3] <- 
    sd(dist.A_basePragian_D5_K) * 2
  
  # Sample dist.A_basePragian_D5_K and the duration of the Pragian to get an age
  # for the base of the Emsian
  stage <- "Pragian"
  dist.A_baseEmsian_D5_K <- sample(dist.A_basePragian_D5_K,
                                 size = n,
                                 replace = TRUE,
                                 prob = dist.A_basePragian_D5_K) -
    runif(n, 
          DF.ast.dur[which(DF.ast.dur$stage == stage), 
                     colnames(DF.ast.dur) == "duration"] - 
            DF.ast.dur[which(DF.ast.dur$stage == stage), 
                       colnames(DF.ast.dur) == "dur.uncertainty"], 
          DF.ast.dur[which(DF.ast.dur$stage == stage), 
                     colnames(DF.ast.dur) == "duration"] +
            DF.ast.dur[which(DF.ast.dur$stage == stage), 
                       colnames(DF.ast.dur) == "dur.uncertainty"]) 
  # Plot results.
  plot(density(dist.A_baseEmsian_D5_K))
  # Save results.
  DF.ast[which(DF.ast$ID == "A-baseEmsian-D5"), 2] <- 
    mean(dist.A_baseEmsian_D5_K)  # mean
  DF.ast[which(DF.ast$ID == "A-baseEmsian-D5"), 3] <- 
    sd(dist.A_baseEmsian_D5_K) * 2  # 2 sigma

## ANCHOR: D6, BECKER 2012 ------------------------------------------------------
  
# Using D6 as an anchor, determine the age and uncertainty of the Becker 2012  
# Stage boundaries.
  
# Set the anchor point.
  anchor <- "D6"
  
# Create a new distribution for the base of the Lochkovian.
  # Set the Stage.
  stage <- "Lochkovian.below.D5D6.B12"
  # Sample the distribution for D6. Divide age.uncertainty by 2 to get 1 
  # sigma.
  dist.A_baseLochkovian_D6_B12 <- rnorm(n,
    DF.ast.anchors[which(DF.ast.anchors$anchor == anchor), 
                   colnames(DF.ast.anchors) == "age"], 
    DF.ast.anchors[which(DF.ast.anchors$anchor == anchor), 
                   colnames(DF.ast.anchors) == "age.uncertainty"] / 2) + 
    # Sample the distribution of the Lochkovian duration below D6.
    runif(n, 
          DF.ast.dur[which(DF.ast.dur$stage == stage), 
                     colnames(DF.ast.dur) == "duration"] - 
            DF.ast.dur[which(DF.ast.dur$stage == stage), 
                       colnames(DF.ast.dur) == "dur.uncertainty"], 
          DF.ast.dur[which(DF.ast.dur$stage == stage), 
                     colnames(DF.ast.dur) == "duration"] +
            DF.ast.dur[which(DF.ast.dur$stage == stage), 
                       colnames(DF.ast.dur) == "dur.uncertainty"]) 
  # Make a density plot of the new distribution.
  plot(density(dist.A_baseLochkovian_D6_B12))
  # Save results.
  DF.ast[which(DF.ast$ID == "A-baseLochkovian-D6"), 4] <- 
    mean(dist.A_baseLochkovian_D6_B12)
  DF.ast[which(DF.ast$ID == "A-baseLochkovian-D6"), 5] <- 
    sd(dist.A_baseLochkovian_D6_B12) * 2
  
# Create a new distribution for the base of the Pragian.
  stage <- "Lochkovian.above.D5D6.B12"
  # Sample the distribution for D6. Divide age.uncertainty by 2 to get 1 
  # sigma.
  dist.A_basePragian_D6_B12 <- rnorm(n, 
    DF.ast.anchors[which(DF.ast.anchors$anchor == anchor), 
                   colnames(DF.ast.anchors) == "age"], 
    DF.ast.anchors[which(DF.ast.anchors$anchor == anchor), 
                   colnames(DF.ast.anchors) == "age.uncertainty"] / 2) - 
    # Sample the distribution of the Pragian duration above D6.
    runif(n, 
          DF.ast.dur[which(DF.ast.dur$stage == stage), 
                     colnames(DF.ast.dur) == "duration"] - 
            DF.ast.dur[which(DF.ast.dur$stage == stage), 
                       colnames(DF.ast.dur) == "dur.uncertainty"], 
          DF.ast.dur[which(DF.ast.dur$stage == stage), 
                     colnames(DF.ast.dur) == "duration"] +
            DF.ast.dur[which(DF.ast.dur$stage == stage), 
                       colnames(DF.ast.dur) == "dur.uncertainty"]) 
  # Make a density plot of the new distribution.
  plot(density(dist.A_basePragian_D6_B12))
  # Save results.
  DF.ast[which(DF.ast$ID == "A-basePragian-D6"), 4] <- 
    mean(dist.A_basePragian_D6_B12)
  DF.ast[which(DF.ast$ID == "A-basePragian-D6"), 5] <- 
    sd(dist.A_basePragian_D6_B12) * 2
  
# Sample dist.A_basePragian_D6_B12 and the duration of the Pragian to get an age
# for the base of the Emsian.
  stage <- "Pragian"
  dist.A_baseEmsian_D6_B12 <- sample(dist.A_basePragian_D6_B12,
                                 size = n,
                                 replace = TRUE,
                                 prob = dist.A_basePragian_D6_B12) -
    runif(n, 
          DF.ast.dur[which(DF.ast.dur$stage == stage), 
                     colnames(DF.ast.dur) == "duration"] - 
            DF.ast.dur[which(DF.ast.dur$stage == stage), 
                       colnames(DF.ast.dur) == "dur.uncertainty"], 
          DF.ast.dur[which(DF.ast.dur$stage == stage), 
                     colnames(DF.ast.dur) == "duration"] +
            DF.ast.dur[which(DF.ast.dur$stage == stage), 
                       colnames(DF.ast.dur) == "dur.uncertainty"]) 
  # Plot results.
  plot(density(dist.A_baseEmsian_D6_B12))
  # Save results.
  DF.ast[which(DF.ast$ID == "A-baseEmsian-D6"), 4] <- 
    mean(dist.A_baseEmsian_D6_B12)  # mean
  DF.ast[which(DF.ast$ID == "A-baseEmsian-D6"), 5] <- 
    sd(dist.A_baseEmsian_D6_B12) * 2  # 2 sigma
  
  
## ANCHOR: D5, BECKER 2012 -----------------------------------------------------
  
# Using D5 as an anchor, determine the age and uncertainty of the Becker 2012  
# Stage boundaries.
  
# Set the anchor point.
  anchor <- "D5"
  
# Create a new distribution for the base of the Lochkovian.
  # Set the Stage.
  stage <- "Lochkovian.below.D5D6.B12"
  # Sample the distribution for D5. Divide age.uncertainty by 2 to get 1 
  # sigma.
  dist.A_baseLochkovian_D5_B12 <- rnorm(n,
    DF.ast.anchors[which(DF.ast.anchors$anchor == anchor), 
                   colnames(DF.ast.anchors) == "age"], 
    DF.ast.anchors[which(DF.ast.anchors$anchor == anchor), 
                   colnames(DF.ast.anchors) == "age.uncertainty"] / 2) + 
    # Sample the distribution of the Lochkovian duration below D5.
    runif(n, 
          DF.ast.dur[which(DF.ast.dur$stage == stage), 
                     colnames(DF.ast.dur) == "duration"] - 
            DF.ast.dur[which(DF.ast.dur$stage == stage), 
                       colnames(DF.ast.dur) == "dur.uncertainty"], 
          DF.ast.dur[which(DF.ast.dur$stage == stage), 
                     colnames(DF.ast.dur) == "duration"] +
            DF.ast.dur[which(DF.ast.dur$stage == stage), 
                       colnames(DF.ast.dur) == "dur.uncertainty"]) 
  # Make a density plot of the new distribution.
  plot(density(dist.A_baseLochkovian_D5_B12))
  # Save results.
  DF.ast[which(DF.ast$ID == "A-baseLochkovian-D5"), 4] <- 
    mean(dist.A_baseLochkovian_D5_B12)
  DF.ast[which(DF.ast$ID == "A-baseLochkovian-D5"), 5] <- 
    sd(dist.A_baseLochkovian_D5_B12) * 2
  
# Create a new distribution for the base of the Pragian.
  stage <- "Lochkovian.above.D5D6.B12"
  # Sample the distribution for D5. Divide age.uncertainty by 2 to get 1 
  # sigma.
  dist.A_basePragian_D5_B12 <- rnorm(n, 
    DF.ast.anchors[which(DF.ast.anchors$anchor == anchor), 
                   colnames(DF.ast.anchors) == "age"], 
    DF.ast.anchors[which(DF.ast.anchors$anchor == anchor), 
                   colnames(DF.ast.anchors) == "age.uncertainty"] / 2) - 
    # Sample the distribution of the Pragian duration above D5.
    runif(n, 
          DF.ast.dur[which(DF.ast.dur$stage == stage), 
                     colnames(DF.ast.dur) == "duration"] - 
            DF.ast.dur[which(DF.ast.dur$stage == stage), 
                       colnames(DF.ast.dur) == "dur.uncertainty"], 
          DF.ast.dur[which(DF.ast.dur$stage == stage), 
                     colnames(DF.ast.dur) == "duration"] +
            DF.ast.dur[which(DF.ast.dur$stage == stage), 
                       colnames(DF.ast.dur) == "dur.uncertainty"]) 
  # Make a density plot of the new distribution.
  plot(density(dist.A_basePragian_D5_B12))
  # Save results.
  DF.ast[which(DF.ast$ID == "A-basePragian-D5"), 4] <- 
    mean(dist.A_basePragian_D5_B12)
  DF.ast[which(DF.ast$ID == "A-basePragian-D5"), 5] <- 
    sd(dist.A_basePragian_D5_B12) * 2
  
# Sample dist.A_basePragian_D5_B12 and the duration of the Pragian to get an age
# for the base of the Emsian
  stage <- "Pragian"
  dist.A_baseEmsian_D5_B12 <- sample(dist.A_basePragian_D5_B12,
                                 size = n,
                                 replace = TRUE,
                                 prob = dist.A_basePragian_D5_B12) -
    runif(n, 
          DF.ast.dur[which(DF.ast.dur$stage == stage), 
                     colnames(DF.ast.dur) == "duration"] - 
            DF.ast.dur[which(DF.ast.dur$stage == stage), 
                       colnames(DF.ast.dur) == "dur.uncertainty"], 
          DF.ast.dur[which(DF.ast.dur$stage == stage), 
                     colnames(DF.ast.dur) == "duration"] +
            DF.ast.dur[which(DF.ast.dur$stage == stage), 
                       colnames(DF.ast.dur) == "dur.uncertainty"]) 
  # Plot results.
  plot(density(dist.A_baseEmsian_D5_B12))
  # Save results.
  DF.ast[which(DF.ast$ID == "A-baseEmsian-D5"), 4] <- 
    mean(dist.A_baseEmsian_D5_B12)  # mean
  DF.ast[which(DF.ast$ID == "A-baseEmsian-D5"), 5] <- 
    sd(dist.A_baseEmsian_D5_B12) * 2  # 2 sigma  
  

## ANCHOR: D6, BECKER 2020 -----------------------------------------------------
  
# Using D6 as an anchor, determine the age and uncertainty of the Becker 2020  
# Stage boundaries.
  
# Set the anchor point.
  anchor <- "D6"
  
# Create a new distribution for the base of the Lochkovian.
  # Set the Stage.
  stage <- "Lochkovian.below.D5D6.B20"
  # Sample the distribution for D6. Divide age.uncertainty by 2 to get 1 
  # sigma.
  dist.A_baseLochkovian_D6_B20 <- rnorm(n,
    DF.ast.anchors[which(DF.ast.anchors$anchor == anchor), 
                   colnames(DF.ast.anchors) == "age"], 
    DF.ast.anchors[which(DF.ast.anchors$anchor == anchor), 
                   colnames(DF.ast.anchors) == "age.uncertainty"] / 2) + 
    # Sample the distribution of the Lochkovian duration below D6.
    runif(n, 
          DF.ast.dur[which(DF.ast.dur$stage == stage), 
                     colnames(DF.ast.dur) == "duration"] - 
            DF.ast.dur[which(DF.ast.dur$stage == stage), 
                       colnames(DF.ast.dur) == "dur.uncertainty"], 
          DF.ast.dur[which(DF.ast.dur$stage == stage), 
                     colnames(DF.ast.dur) == "duration"] +
            DF.ast.dur[which(DF.ast.dur$stage == stage), 
                       colnames(DF.ast.dur) == "dur.uncertainty"]) 
  # Make a density plot of the new distribution.
  plot(density(dist.A_baseLochkovian_D6_B20))
  # Save results.
  DF.ast[which(DF.ast$ID == "A-baseLochkovian-D6"), 6] <- 
    mean(dist.A_baseLochkovian_D6_B20)
  DF.ast[which(DF.ast$ID == "A-baseLochkovian-D6"), 7] <- 
    sd(dist.A_baseLochkovian_D6_B20) * 2
  
# Create a new distribution for the base of the Pragian.
  stage <- "Lochkovian.above.D5D6.B20"
  # Sample the distribution for D6. Divide age.uncertainty by 2 to get 1 
  # sigma.
  dist.A_basePragian_D6_B20 <- rnorm(n, 
    DF.ast.anchors[which(DF.ast.anchors$anchor == anchor), 
                   colnames(DF.ast.anchors) == "age"], 
    DF.ast.anchors[which(DF.ast.anchors$anchor == anchor), 
                   colnames(DF.ast.anchors) == "age.uncertainty"] / 2) - 
    # Sample the distribution of the Pragian duration above D6.
    runif(n, 
          DF.ast.dur[which(DF.ast.dur$stage == stage), 
                     colnames(DF.ast.dur) == "duration"] - 
            DF.ast.dur[which(DF.ast.dur$stage == stage), 
                       colnames(DF.ast.dur) == "dur.uncertainty"], 
          DF.ast.dur[which(DF.ast.dur$stage == stage), 
                     colnames(DF.ast.dur) == "duration"] +
            DF.ast.dur[which(DF.ast.dur$stage == stage), 
                       colnames(DF.ast.dur) == "dur.uncertainty"]) 
  # Make a density plot of the new distribution.
  plot(density(dist.A_basePragian_D6_B20))
  # Save results.
  DF.ast[which(DF.ast$ID == "A-basePragian-D6"), 6] <- 
    mean(dist.A_basePragian_D6_B20)
  DF.ast[which(DF.ast$ID == "A-basePragian-D6"), 7] <- 
    sd(dist.A_basePragian_D6_B20) * 2
  
# Sample dist.A_basePragian_D6_B20 and the duration of the Pragian to get an age
# for the base of the Emsian.
  stage <- "Pragian"
  dist.A_baseEmsian_D6_B20 <- sample(dist.A_basePragian_D6_B20,
                                     size = n,
                                     replace = TRUE,
                                     prob = dist.A_basePragian_D6_B20) -
    runif(n, 
          DF.ast.dur[which(DF.ast.dur$stage == stage), 
                     colnames(DF.ast.dur) == "duration"] - 
            DF.ast.dur[which(DF.ast.dur$stage == stage), 
                       colnames(DF.ast.dur) == "dur.uncertainty"], 
          DF.ast.dur[which(DF.ast.dur$stage == stage), 
                     colnames(DF.ast.dur) == "duration"] +
            DF.ast.dur[which(DF.ast.dur$stage == stage), 
                       colnames(DF.ast.dur) == "dur.uncertainty"]) 
  # Plot results.
  plot(density(dist.A_baseEmsian_D6_B20))
  # Save results.
  DF.ast[which(DF.ast$ID == "A-baseEmsian-D6"), 6] <- 
    mean(dist.A_baseEmsian_D6_B20)  # mean
  DF.ast[which(DF.ast$ID == "A-baseEmsian-D6"), 7] <- 
    sd(dist.A_baseEmsian_D6_B20) * 2  # 2 sigma
  
  
## ANCHOR D5, BECKER 2020 ------------------------------------------------------
  
# Using D5 as an anchor, determine the age and uncertainty of the Becker 2020  
# Stage boundaries.
  
# Set the anchor point.
  anchor <- "D5"
  
# Create a new distribution for the base of the Lochkovian.
  # Set the Stage.
  stage <- "Lochkovian.below.D5D6.B20"
  # Sample the distribution for D5. Divide age.uncertainty by 2 to get 1 
  # sigma.
  dist.A_baseLochkovian_D5_B20 <- rnorm(n,
    DF.ast.anchors[which(DF.ast.anchors$anchor == anchor), 
                   colnames(DF.ast.anchors) == "age"], 
    DF.ast.anchors[which(DF.ast.anchors$anchor == anchor), 
                   colnames(DF.ast.anchors) == "age.uncertainty"] / 2) + 
    # Sample the distribution of the Lochkovian duration below D5.
    runif(n, 
          DF.ast.dur[which(DF.ast.dur$stage == stage), 
                     colnames(DF.ast.dur) == "duration"] - 
            DF.ast.dur[which(DF.ast.dur$stage == stage), 
                       colnames(DF.ast.dur) == "dur.uncertainty"], 
          DF.ast.dur[which(DF.ast.dur$stage == stage), 
                     colnames(DF.ast.dur) == "duration"] +
            DF.ast.dur[which(DF.ast.dur$stage == stage), 
                       colnames(DF.ast.dur) == "dur.uncertainty"]) 
  # Make a density plot of the new distribution.
  plot(density(dist.A_baseLochkovian_D5_B20))
  # Save results.
  DF.ast[which(DF.ast$ID == "A-baseLochkovian-D5"), 6] <- 
    mean(dist.A_baseLochkovian_D5_B20)
  DF.ast[which(DF.ast$ID == "A-baseLochkovian-D5"), 7] <- 
    sd(dist.A_baseLochkovian_D5_B20) * 2
  
# Create a new distribution for the base of the Pragian.
  stage <- "Lochkovian.above.D5D6.B20"
  # Sample the distribution for D5. Divide age.uncertainty by 2 to get 1 
  # sigma.
  dist.A_basePragian_D5_B20 <- rnorm(n, 
    DF.ast.anchors[which(DF.ast.anchors$anchor == anchor), 
                   colnames(DF.ast.anchors) == "age"], 
    DF.ast.anchors[which(DF.ast.anchors$anchor == anchor), 
                   colnames(DF.ast.anchors) == "age.uncertainty"] / 2) - 
    # Sample the distribution of the Pragian duration above D5.
    runif(n, 
          DF.ast.dur[which(DF.ast.dur$stage == stage), 
                     colnames(DF.ast.dur) == "duration"] - 
            DF.ast.dur[which(DF.ast.dur$stage == stage), 
                       colnames(DF.ast.dur) == "dur.uncertainty"], 
          DF.ast.dur[which(DF.ast.dur$stage == stage), 
                     colnames(DF.ast.dur) == "duration"] +
            DF.ast.dur[which(DF.ast.dur$stage == stage), 
                       colnames(DF.ast.dur) == "dur.uncertainty"]) 
  # Make a density plot of the new distribution.
  plot(density(dist.A_basePragian_D5_B20))
  # Save results.
  DF.ast[which(DF.ast$ID == "A-basePragian-D5"), 6] <- 
    mean(dist.A_basePragian_D5_B20)
  DF.ast[which(DF.ast$ID == "A-basePragian-D5"), 7] <- 
    sd(dist.A_basePragian_D5_B20) * 2
  
# Sample dist.A_basePragian_D5_B20 and the duration of the Pragian to get an age
# for the base of the Emsian.
  stage <- "Pragian"
  dist.A_baseEmsian_D5_B20 <- sample(dist.A_basePragian_D5_B20,
                                     size = n,
                                     replace = TRUE,
                                     prob = dist.A_basePragian_D5_B20) -
    runif(n, 
          DF.ast.dur[which(DF.ast.dur$stage == stage), 
                     colnames(DF.ast.dur) == "duration"] - 
            DF.ast.dur[which(DF.ast.dur$stage == stage), 
                       colnames(DF.ast.dur) == "dur.uncertainty"], 
          DF.ast.dur[which(DF.ast.dur$stage == stage), 
                     colnames(DF.ast.dur) == "duration"] +
            DF.ast.dur[which(DF.ast.dur$stage == stage), 
                       colnames(DF.ast.dur) == "dur.uncertainty"]) 
  # Plot results.
  plot(density(dist.A_baseEmsian_D5_B20))
  # Save results.
  DF.ast[which(DF.ast$ID == "A-baseEmsian-D5"), 6] <- 
    mean(dist.A_baseEmsian_D5_B20)  # mean
  DF.ast[which(DF.ast$ID == "A-baseEmsian-D5"), 7] <- 
    sd(dist.A_baseEmsian_D5_B20) * 2  # 2 sigma  
  
  
## SAVE DF.ast -----------------------------------------------------------------
  
# Save DF.ast data frame as a .csv file.
  write.csv(DF.ast, file = "DF.ast.complete.csv")
  
  
  
  
  
  
  
  
  
  
  
  
